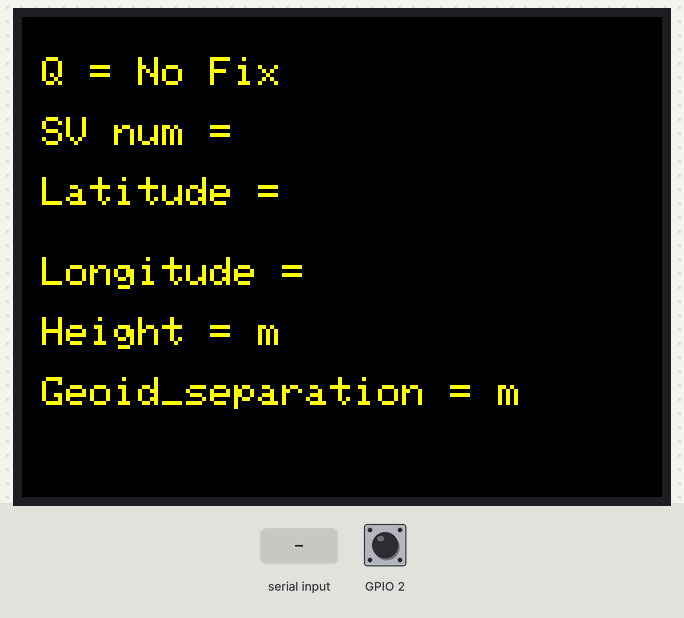
Bench run of a sketch on a simulated ESP32-S3. Shown: 320×240 colour display. The inputs (shaded band) are chosen by the test bench; at power-on: GPIO 2 HIGH. What the sketch prints to the serial monitor is not drawn.

Above: at 2.5 s.
2.6 s: "," received over the second serial link
Timing chart, 0 to 5.6 s (numbered marks = the images above; inputs shaded):
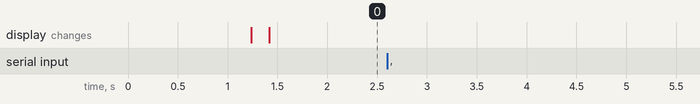

The sketch:

sketch_may26a.ino
```cpp
#include <SoftwareSerial.h>
#include <Wire.h>
#include <TFT_eSPI.h>
#include <SPI.h>
//you can use these lib for arduino R3
//#include <LCDWIKI_GUI.h> //Core graphics library
//#include <LCDWIKI_SPI.h> //Hardware-specific library

SoftwareSerial mosaicSerial = SoftwareSerial(8, 7);; // RX, TX of software serial (mosaicHAT connection)
TFT_eSPI tft = TFT_eSPI();  // Invoke library

void setup() {
  pinMode(8,INPUT); //RX of software serial, input mode
  pinMode(7,OUTPUT); //TX of software serial, output mode
  mosaicSerial.begin(9600);// Software Serial connects to mosaicHAT
  Serial.begin(9600);  // default Serial connects to a computer via USB
  pinMode(2, INPUT_PULLUP);

  int x = 5;
  float y = 3.255;
  char z[] = "Hello TFT!";

  tft.init();
  tft.setRotation(1);  // Try 0-3 for different orientations
  tft.fillScreen(TFT_BLACK);
  tft.setTextColor(TFT_YELLOW, TFT_BLACK);
  tft.setTextSize(2);

  tft.drawString(String("x = ") + x, 10, 20);
  tft.drawString(String("y = ") + String(y, 2), 10, 50);  //mezera je 30 mezi řádky
  tft.drawString(String("z = ") + z, 10, 80);

  Serial.println("Hellow world!");

  delay(1000);
  tft.fillScreen(TFT_BLACK);
}

String nmea_string,sreadString;
String Latitude,Longitude,Latitude_direction,Longitude_direction,Quality_indicator,SVs_Number,Height,Geoid_separation,Quality_indicator_string; //nmea message elements
String quality_string_array [6]={"No Fix","GNSS fix","DGPS","","RTK","RTK Float"}; //string meanings of quality indicator values
bool nmea_flag=false,button_flag=false,push_button=true;
int separator_indices[14];
int page=0,disp_counter=100000;

void loop() {

  push_button = digitalRead(2);
  push_button=!push_button; //convert from active LOW to active HIGH (true = clicked)

  //
  if(push_button == true &&button_flag==false){
      page++;
      if(page>=3)page=0;
      button_flag=true;
  }else if(push_button==false){
      button_flag=false;
  }
  Serial.println(mosaicSerial.available());
  while (mosaicSerial.available()) {
    Serial.println("Here");
    char c;
    delay(2) ; //delay to allow buffer to fill
    if (mosaicSerial.available() >0) {
         c = mosaicSerial.read();  //gets one byte from serial buffer
        sreadString += c; //makes the string sreadString
    }
  }
  if(sreadString!="" ){
    Serial.println(sreadString);
    nmea_flag=true;
    nmea_string=sreadString;
  }
  sreadString="";

  if(nmea_flag){
    int c=0;
    for(int i=0;i<nmea_string.length();i++){
      if(nmea_string[i]==','){
        separator_indices[c]=i;
        c++;
      }
    }

    //parse nmea message into its important elements
    Quality_indicator= nmea_string.substring(separator_indices[5]+1,separator_indices[6]);
    SVs_Number= nmea_string.substring(separator_indices[6]+1,separator_indices[7]);
    Height=nmea_string.substring(separator_indices[8]+1,separator_indices[9]);
    Geoid_separation=nmea_string.substring(separator_indices[10]+1,separator_indices[11]);
    Latitude= nmea_string.substring(separator_indices[1]+1,separator_indices[2]);
    Longitude=nmea_string.substring(separator_indices[3]+1,separator_indices[4]);
    Latitude_direction= nmea_string.substring(separator_indices[2]+1,separator_indices[3]);
    Longitude_direction=nmea_string.substring(separator_indices[4]+1,separator_indices[5]);

    nmea_flag=false;
  }

  disp_counter++;

  // reducing update rate to avoid screen flickering

  if(disp_counter >= 50000)
  {
    tft.fillScreen(TFT_BLACK);

    Quality_indicator_string = quality_string_array[Quality_indicator.toInt()];

    tft.drawString(String("Q = ")+Quality_indicator_string, 10, 20);
    tft.drawString(String("SV num = ")+SVs_Number, 10, 50);  //mezera je 30 mezi řádky
    tft.drawString("Latitude = "+String(Latitude) + Latitude_direction, 10, 80);
    tft.drawString("Longitude = "+String(Longitude) + Longitude_direction, 10, 120);
    tft.drawString(String("Height = ")+Height+"m", 10, 150);  //mezera je 30 mezi řádky
    tft.drawString(String("Geoid_separation = ")+Geoid_separation+"m", 10, 180);

    disp_counter = 0;
  }


}
```
